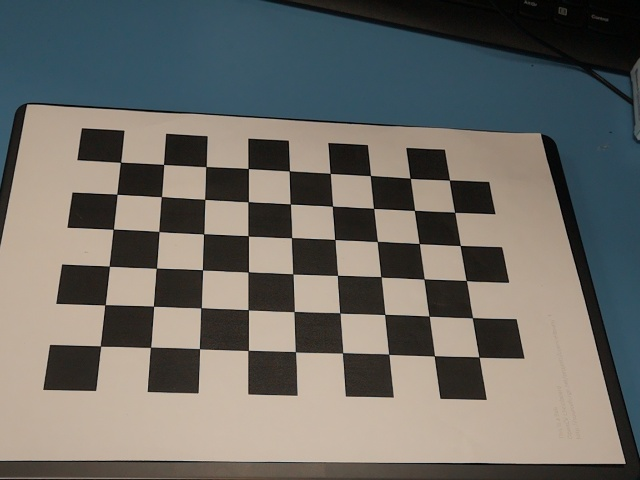
#> input picture calibration_images/img_02.jpg, 640 x 480 px; its folder holds 4 pictures in this run
$ python calibration.py
#> lines starting #> are read from the running program, lines starting #| are printed output that depends on the picture; after the words box and inside, x2 and y2 are one past the last pixel; in counts of white or black regions, pixels touching at a corner belong together; long printed decimals are rounded
import os
import cv2
import numpy as np

pattern_size = (6, 9)
criteria = (cv2.TERM_CRITERIA_EPS + cv2.TERM_CRITERIA_MAX_ITER, 30, 0.001)

objp = np.zeros((np.prod(pattern_size), 3), dtype=np.float32)
objp[:, :2] = np.indices(pattern_size).T.reshape(-1, 2)

obj_points = []  # Puntos en el espacio 3D (del tablero)
img_points = []  # Puntos 2D (en la imagen)

image_dir = "calibration_images"
image_files = sorted(os.listdir(image_dir))

for i in range(1,len(image_files)):
    image_file = image_files[i]
    image_path = os.path.join(image_dir, image_file)
    img = cv2.imread(image_path)
#> img is the input picture: shape (480, 640, 3); mean B, G, R 101.7, 107.1, 108.9
    gray = cv2.cvtColor(img, cv2.COLOR_BGR2GRAY)
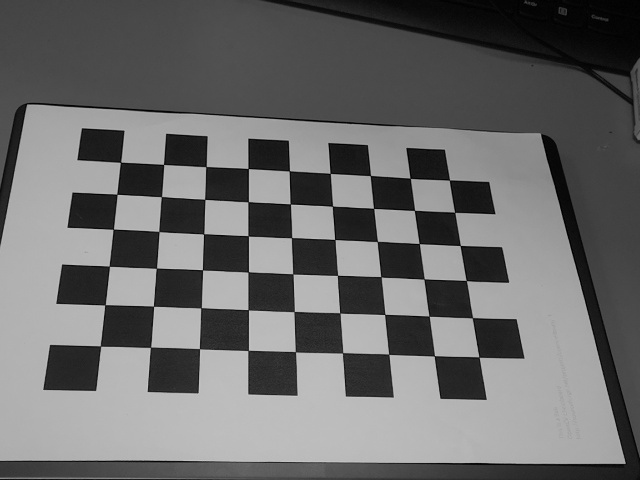
#> gray: shape (480, 640); min 0, max 202, mean 107

    ret, corners = cv2.findChessboardCorners(gray, pattern_size, None)
#> ret = True; corners = 54 rows, first 8: [100.5, 346.1], [105.1, 304.7], [109.4, 266.3], [113.4, 229.3], [116.9, 194.2], [120.5, 162.3], [150.5, 347.3], [153.6, 306.3]

    if ret:
        cv2.cornerSubPix(gray, corners, (11, 11), (-1, -1), criteria)

        obj_points.append(objp)
        img_points.append(corners)

        cv2.drawChessboardCorners(img, pattern_size, corners, ret)
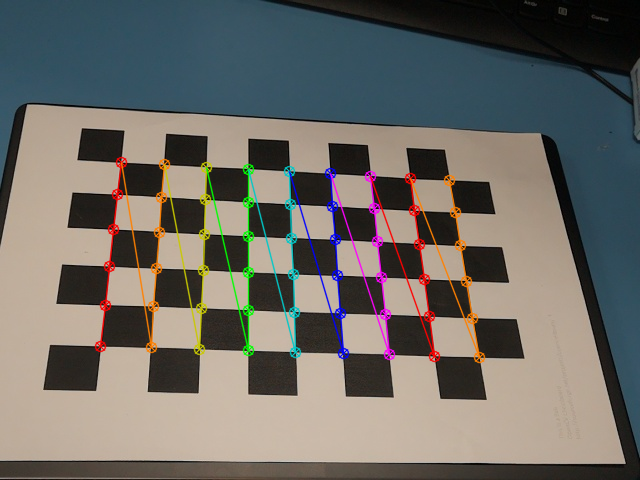
#> img: shape (480, 640, 3); 4.47% of pixels changed, all inside (x1, y1, x2, y2) = (94, 156, 486, 364)

    cv2.imshow('Calibration Image', img)
    cv2.waitKey(500)
#> pass 2 of the loop `for i in range(1,len(image_files)):`:
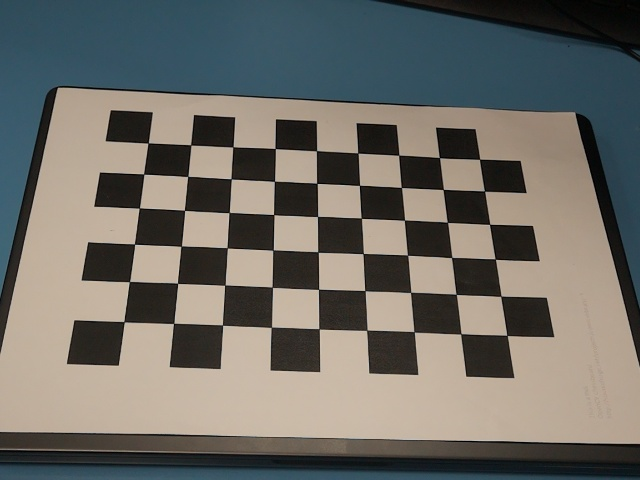
#> input picture calibration_images/img_03.jpg, 640 x 480 px
#> img is the input picture: shape (480, 640, 3); mean B, G, R 102.3, 108.4, 110.2
#> `gray = cv2.cvtColor(img, cv2.COLOR_BGR2GRAY)`:
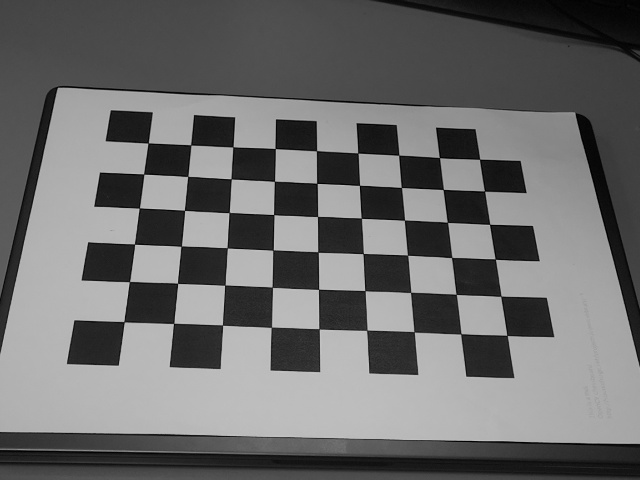
#> gray: shape (480, 640); min 0, max 200, mean 108.2
#> corners = 54 rows, first 8: [124.1, 321.7], [129.4, 281.7], [134.5, 244.1], [139.3, 208], [143.7, 174.1], [148.1, 143], [173.6, 323.3], [177.5, 283.3]
#> `cv2.drawChessboardCorners(img, pattern_size, corners, ret)`:
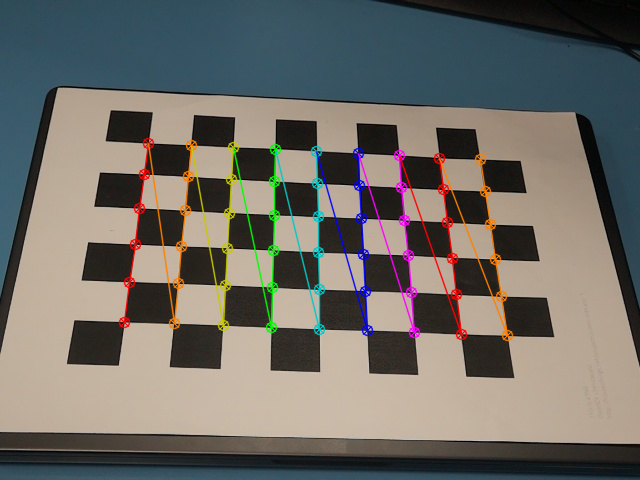
#> img: shape (480, 640, 3); 4.43% of pixels changed, all inside (x1, y1, x2, y2) = (118, 137, 514, 342)
#> pass 3 of the loop `for i in range(1,len(image_files)):`:
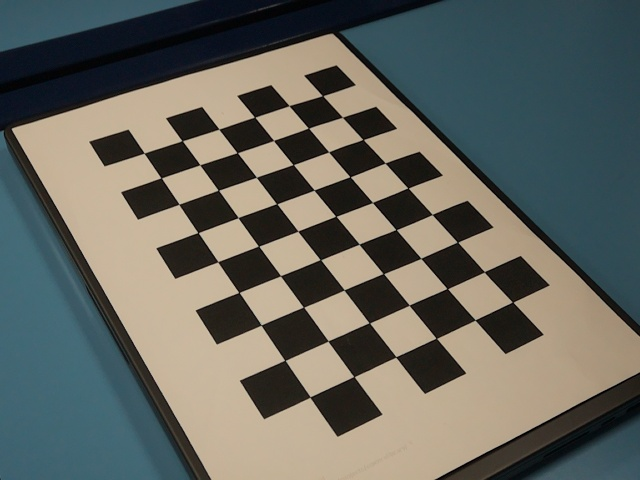
#> input picture calibration_images/img_04.jpg, 640 x 480 px
#> img is the input picture: shape (480, 640, 3); mean B, G, R 94.8, 102, 100.5
#> `gray = cv2.cvtColor(img, cv2.COLOR_BGR2GRAY)`:
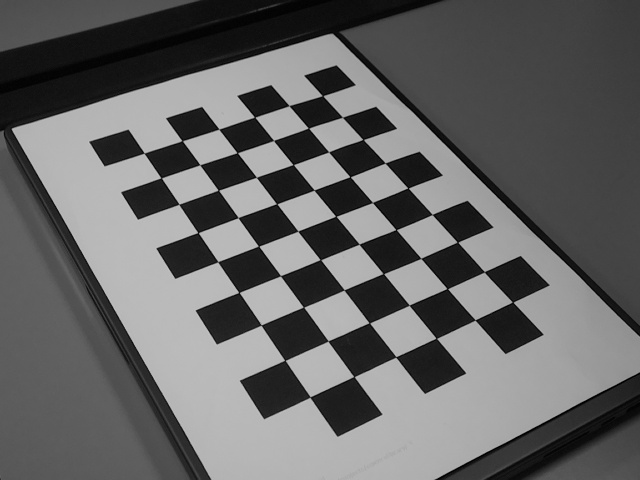
#> gray: shape (480, 640); min 0, max 196, mean 100.7
#> corners = 54 rows, first 8: [144.1, 153.1], [182.3, 140.6], [219, 129.1], [254.6, 117.1], [289.1, 105.6], [322.6, 95.69], [161.3, 177.9], [199.8, 164.7]
#> `cv2.drawChessboardCorners(img, pattern_size, corners, ret)`:
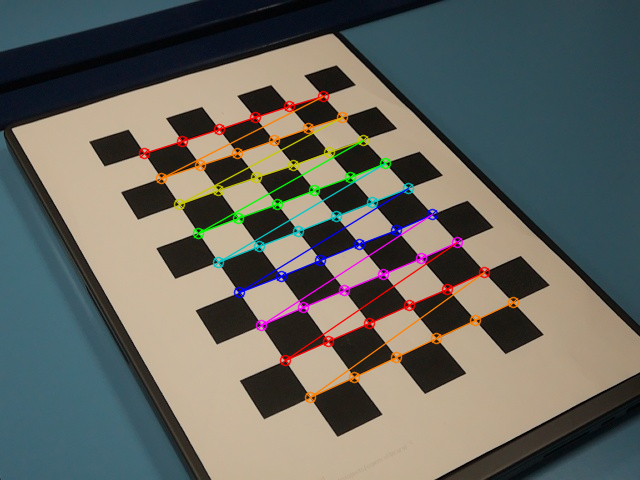
#> img: shape (480, 640, 3); 4.41% of pixels changed, all inside (x1, y1, x2, y2) = (138, 90, 520, 404)

cv2.destroyAllWindows()

rms_error, mtx, dist, rvecs, tvecs = cv2.calibrateCamera(obj_points, img_points, gray.shape[::-1], None, None)
#> rms_error = 0.303; mtx = [[925.4, 0, 309.9], [0, 948, 268.8], [0, 0, 1]]; dist = [[0.481, -16.06, -0.00486, -0.00998, 161.2]]; rvecs = ([-0.402, -0.603, -1.51], [-0.451, -0.566, -1.49], [-0.73, -0.232, -0.484]); tvecs = ([-4.27, 1.54, 19.07], [-3.79, 1.06, 19.08], [-3.99, -2.72, 22.54])

print("Matriz intrínseca:\n", mtx)
#| Matriz intrínseca:
#|  [[925.351   0.         309.883]
#|  [  0.         947.969  268.835]
#|  [  0.           0.           1.        ]]
print("Coeficientes de distorsión:", dist)
#| Coeficientes de distorsión: [[ 4.80595897e-01 -1.60590567e+01 -4.86371061e-03 -9.98457941e-03
#|    1.61209720e+02]]
print("Error RMS de calibración:", rms_error)
#| Error RMS de calibración: 0.3025

#Guardamos los parámetros en un fichero: calibration_params.xml
fs = cv2.FileStorage("calibration_params.xml", cv2.FILE_STORAGE_WRITE)
fs.write("mtx", mtx)
fs.write("dist", dist)
fs.release()
